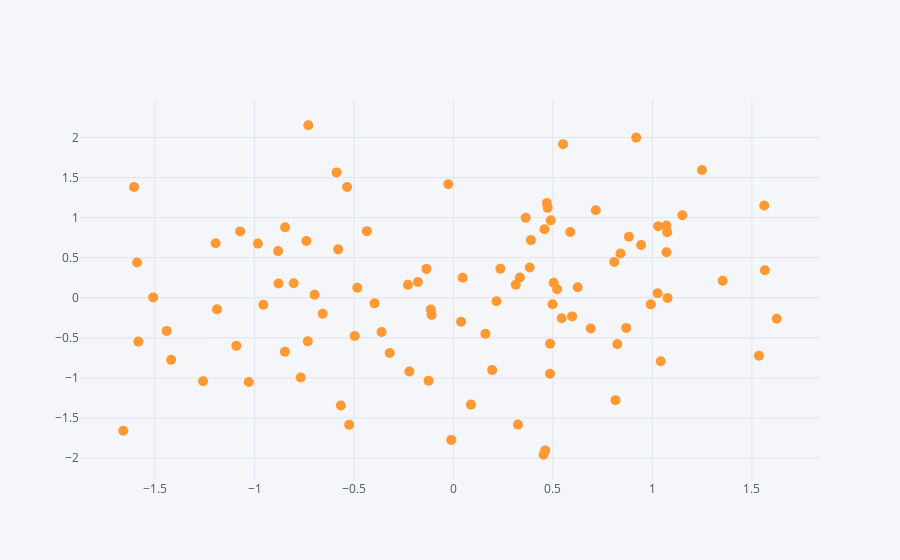

Notebook cell for this chart:
### Markdown cell above
## Scatter plot

### Code cell
df.iplot(kind='scatter',x='A',y='B',mode='markers',size=10)
